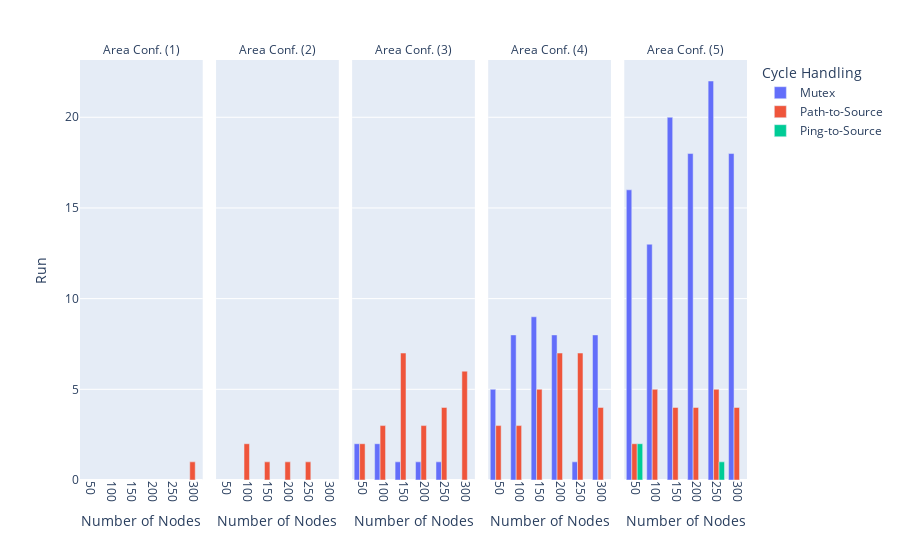

Notebook code for this chart:
### Code cell
means = invalid.groupby(["Node Count", "Cycle Prevention", "Width"]).count().sort_values("Width")
means
fig = px.bar(
    means, 
    x=means.index.get_level_values(0).astype(str), 
    color=means.index.get_level_values(1),
    color_discrete_map=cycle_color_map,
    y="Run",
    barmode='group',
    facet_col=means.index.get_level_values(2),
    labels={
        "x": "Number of Nodes",
        "y": "Unfinished Experiments",
        "color": "Cycle Handling",
        "facet_col": "Area Conf.",
    },
    category_orders={
        "color": ["Mutex", "Path to Source", "Ping to Source"]
    }
)

fig.for_each_annotation(lambda a: a.update(text=a.text.replace("=", ' ')))
fig.for_each_annotation(lambda a: a.update(text=a.text.replace("100", "(1)")))
fig.for_each_annotation(lambda a: a.update(text=a.text.replace("200", "(2)")))
fig.for_each_annotation(lambda a: a.update(text=a.text.replace("300", "(3)")))
fig.for_each_annotation(lambda a: a.update(text=a.text.replace("400", "(4)")))
fig.for_each_annotation(lambda a: a.update(text=a.text.replace("500", "(5)")))

fig.update_xaxes(categoryorder='array', categoryarray= ['50','100','150','200', '250', '300'])
fig.update_xaxes(tickangle=90)

area_labels = {
    'Path to Source':'Path-to-Source',
    'Mutex':'Mutex',
    'Ping to Source':'Ping-to-Source',
}
fig.for_each_trace(lambda t: t.update(name = area_labels[t.name], legendgroup = area_labels[t.name], hovertemplate = t.hovertemplate.replace(t.name, area_labels[t.name])))


fig.write_image("unfinished_experiments.pdf", width=1000, height=300)
fig.show()

### Figure 1 — Plotly figure (JSON) as saved in the notebook; plotly's stock layout.template omitted (floating-point values rounded to 4 significant figures)
{"data": [{"alignmentgroup": "True", "hovertemplate": "Cycle Handling=Mutex<br>Area Conf.=300<br>Number of Nodes=%{x}<br>Run=%{y}<extra></extra>", "legendgroup": "Mutex", "marker": {"color": "#636EFA", "pattern": {"shape": ""}}, "name": "Mutex", "offsetgroup": "Mutex", "orientation": "v", "showlegend": true, "textposition": "auto", "type": "bar", "x": ["250", "200", "150", "50", "100"], "xaxis": "x3", "y": [1, 1, 1, 2, 2], "yaxis": "y3"}, {"alignmentgroup": "True", "hovertemplate": "Cycle Handling=Mutex<br>Area Conf.=400<br>Number of Nodes=%{x}<br>Run=%{y}<extra></extra>", "legendgroup": "Mutex", "marker": {"color": "#636EFA", "pattern": {"shape": ""}}, "name": "Mutex", "offsetgroup": "Mutex", "orientation": "v", "showlegend": false, "textposition": "auto", "type": "bar", "x": ["50", "200", "150", "100", "250", "300"], "xaxis": "x4", "y": [5, 8, 9, 8, 1, 8], "yaxis": "y4"}, {"alignmentgroup": "True", "hovertemplate": "Cycle Handling=Mutex<br>Area Conf.=500<br>Number of Nodes=%{x}<br>Run=%{y}<extra></extra>", "legendgroup": "Mutex", "marker": {"color": "#636EFA", "pattern": {"shape": ""}}, "name": "Mutex", "offsetgroup": "Mutex", "orientation": "v", "showlegend": false, "textposition": "auto", "type": "bar", "x": ["300", "200", "150", "100", "50", "250"], "xaxis": "x5", "y": [18, 18, 20, 13, 16, 22], "yaxis": "y5"}, {"alignmentgroup": "True", "hovertemplate": "Cycle Handling=Path-to-Source<br>Area Conf.=100<br>Number of Nodes=%{x}<br>Run=%{y}<extra></extra>", "legendgroup": "Path-to-Source", "marker": {"color": "#EF553B", "pattern": {"shape": ""}}, "name": "Path-to-Source", "offsetgroup": "Path to Source", "orientation": "v", "showlegend": true, "textposition": "auto", "type": "bar", "x": ["300"], "xaxis": "x", "y": [1], "yaxis": "y"}, {"alignmentgroup": "True", "hovertemplate": "Cycle Handling=Path-to-Source<br>Area Conf.=200<br>Number of Nodes=%{x}<br>Run=%{y}<extra></extra>", "legendgroup": "Path-to-Source", "marker": {"color": "#EF553B", "pattern": {"shape": ""}}, "name": "Path-to-Source", "offsetgroup": "Path to Source", "orientation": "v", "showlegend": false, "textposition": "auto", "type": "bar", "x": ["250", "200", "150", "100"], "xaxis": "x2", "y": [1, 1, 1, 2], "yaxis": "y2"}, {"alignmentgroup": "True", "hovertemplate": "Cycle Handling=Path-to-Source<br>Area Conf.=300<br>Number of Nodes=%{x}<br>Run=%{y}<extra></extra>", "legendgroup": "Path-to-Source", "marker": {"color": "#EF553B", "pattern": {"shape": ""}}, "name": "Path-to-Source", "offsetgroup": "Path to Source", "orientation": "v", "showlegend": false, "textposition": "auto", "type": "bar", "x": ["250", "200", "150", "300", "50", "100"], "xaxis": "x3", "y": [4, 3, 7, 6, 2, 3], "yaxis": "y3"}, {"alignmentgroup": "True", "hovertemplate": "Cycle Handling=Path-to-Source<br>Area Conf.=400<br>Number of Nodes=%{x}<br>Run=%{y}<extra></extra>", "legendgroup": "Path-to-Source", "marker": {"color": "#EF553B", "pattern": {"shape": ""}}, "name": "Path-to-Source", "offsetgroup": "Path to Source", "orientation": "v", "showlegend": false, "textposition": "auto", "type": "bar", "x": ["100", "200", "50", "250", "150", "300"], "xaxis": "x4", "y": [3, 7, 3, 7, 5, 4], "yaxis": "y4"}, {"alignmentgroup": "True", "hovertemplate": "Cycle Handling=Path-to-Source<br>Area Conf.=500<br>Number of Nodes=%{x}<br>Run=%{y}<extra></extra>", "legendgroup": "Path-to-Source", "marker": {"color": "#EF553B", "pattern": {"shape": ""}}, "name": "Path-to-Source", "offsetgroup": "Path to Source", "orientation": "v", "showlegend": false, "textposition": "auto", "type": "bar", "x": ["250", "150", "200", "100", "50", "300"], "xaxis": "x5", "y": [5, 4, 4, 5, 2, 4], "yaxis": "y5"}, {"alignmentgroup": "True", "hovertemplate": "Cycle Handling=Ping-to-Source<br>Area Conf.=500<br>Number of Nodes=%{x}<br>Run=%{y}<extra></extra>", "legendgroup": "Ping-to-Source", "marker": {"color": "#00CC96", "pattern": {"shape": ""}}, "name": "Ping-to-Source", "offsetgroup": "Ping to Source", "orientation": "v", "showlegend": true, "textposition": "auto", "type": "bar", "x": ["250", "50"], "xaxis": "x5", "y": [1, 2], "yaxis": "y5"}], "layout": {"annotations": [{"font": {}, "showarrow": false, "text": "Area Conf. (1)", "x": 0.092, "xanchor": "center", "xref": "paper", "y": 1, "yanchor": "bottom", "yref": "paper"}, {"font": {}, "showarrow": false, "text": "Area Conf. (2)", "x": 0.296, "xanchor": "center", "xref": "paper", "y": 1, "yanchor": "bottom", "yref": "paper"}, {"font": {}, "showarrow": false, "text": "Area Conf. (3)", "x": 0.5, "xanchor": "center", "xref": "paper", "y": 1, "yanchor": "bottom", "yref": "paper"}, {"font": {}, "showarrow": false, "text": "Area Conf. (4)", "x": 0.704, "xanchor": "center", "xref": "paper", "y": 1, "yanchor": "bottom", "yref": "paper"}, {"font": {}, "showarrow": false, "text": "Area Conf. (5)", "x": 0.908, "xanchor": "center", "xref": "paper", "y": 1, "yanchor": "bottom", "yref": "paper"}], "barmode": "group", "legend": {"title": {"text": "Cycle Handling"}, "tracegroupgap": 0}, "margin": {"t": 60}, "xaxis": {"anchor": "y", "categoryarray": ["50", "100", "150", "200", "250", "300"], "categoryorder": "array", "domain": [0, 0.184], "tickangle": 90, "title": {"text": "Number of Nodes"}}, "xaxis2": {"anchor": "y2", "categoryarray": ["50", "100", "150", "200", "250", "300"], "categoryorder": "array", "domain": [0.204, 0.388], "matches": "x", "tickangle": 90, "title": {"text": "Number of Nodes"}}, "xaxis3": {"anchor": "y3", "categoryarray": ["50", "100", "150", "200", "250", "300"], "categoryorder": "array", "domain": [0.408, 0.592], "matches": "x", "tickangle": 90, "title": {"text": "Number of Nodes"}}, "xaxis4": {"anchor": "y4", "categoryarray": ["50", "100", "150", "200", "250", "300"], "categoryorder": "array", "domain": [0.612, 0.796], "matches": "x", "tickangle": 90, "title": {"text": "Number of Nodes"}}, "xaxis5": {"anchor": "y5", "categoryarray": ["50", "100", "150", "200", "250", "300"], "categoryorder": "array", "domain": [0.816, 1], "matches": "x", "tickangle": 90, "title": {"text": "Number of Nodes"}}, "yaxis": {"anchor": "x", "domain": [0, 1], "title": {"text": "Run"}}, "yaxis2": {"anchor": "x2", "domain": [0, 1], "matches": "y", "showticklabels": false}, "yaxis3": {"anchor": "x3", "domain": [0, 1], "matches": "y", "showticklabels": false}, "yaxis4": {"anchor": "x4", "domain": [0, 1], "matches": "y", "showticklabels": false}, "yaxis5": {"anchor": "x5", "domain": [0, 1], "matches": "y", "showticklabels": false}}}
